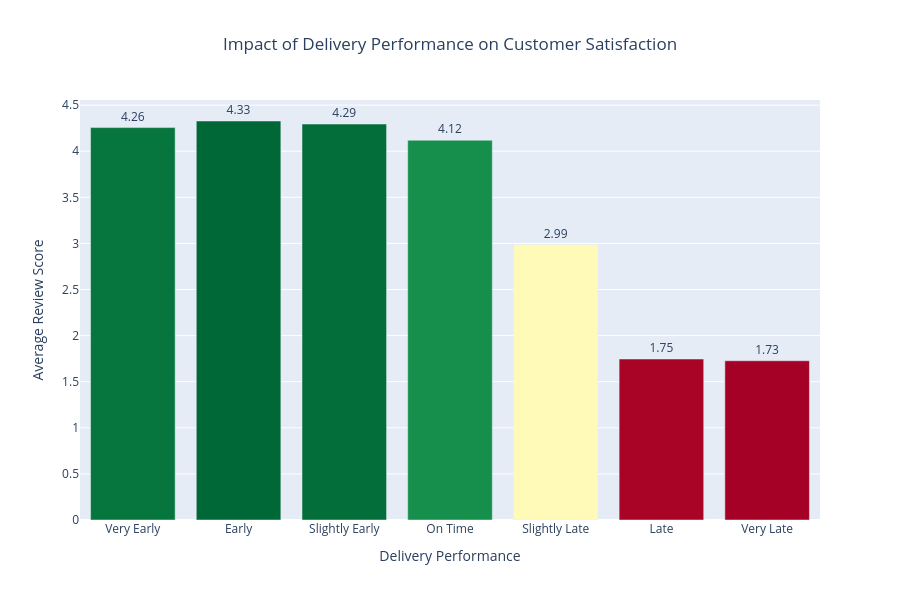

The notebook cell saved with this chart:
### Markdown cell above
# Dashboard Insights

The dashboard provides a comprehensive view of marketplace performance and helps answer key business questions:

* How is revenue changing over time?
* Which product categories generate the highest revenue and sales volume?
* Which categories represent premium, high-value purchases?
* How does delivery performance impact customer satisfaction?
* Which sellers contribute the most revenue to the marketplace?
* Which states generate the highest orders and revenue?
* Which regions have the highest customer spending per order?

The dashboard transforms raw e-commerce data into actionable insights, enabling data-driven decisions across sales, operations, customer experience, and marketplace growth.

### Code cell
#Customer Satisfaction vs Delivery Performance
fig = px.bar(
    review_delivery_analysis,
    x = "delivery_group",
    y = "review_score",
    color = "review_score",
    text = "review_score",
    title = "Impact of Delivery Performance on Customer Satisfaction",
    color_continuous_scale = "RdYlGn"
)

fig.update_traces(
    texttemplate = "%{text:0.2f}",
    textposition = "outside"
)

fig.update_layout(
    title_x = 0.5,
    xaxis_title = "Delivery Performance",
    yaxis_title = "Average Review Score",
    height = 600,
    coloraxis_showscale = False
)
fig.show()

### Figure 1 — Plotly figure (JSON) as saved in the notebook; plotly's stock layout.template omitted (floating-point values rounded to 4 significant figures)
{"data": [{"hovertemplate": "delivery_group=%{x}<br>review_score=%{marker.color}<extra></extra>", "legendgroup": "", "marker": {"color": [4.256, 4.328, 4.295, 4.119, 2.988, 1.746, 1.727], "coloraxis": "coloraxis", "pattern": {"shape": ""}}, "name": "", "orientation": "v", "showlegend": false, "text": [4.256, 4.328, 4.295, 4.119, 2.988, 1.746, 1.727], "textposition": "outside", "texttemplate": "%{text:0.2f}", "type": "bar", "x": ["Very Early", "Early", "Slightly Early", "On Time", "Slightly Late", "Late", "Very Late"], "xaxis": "x", "y": [4.256, 4.328, 4.295, 4.119, 2.988, 1.746, 1.727], "yaxis": "y"}], "layout": {"barmode": "relative", "coloraxis": {"autocolorscale": false, "colorbar": {"title": {"text": "review_score"}}, "colorscale": [[0, "rgb(165,0,38)"], [0.1, "rgb(215,48,39)"], [0.2, "rgb(244,109,67)"], [0.3, "rgb(253,174,97)"], [0.4, "rgb(254,224,139)"], [0.5, "rgb(255,255,191)"], [0.6, "rgb(217,239,139)"], [0.7, "rgb(166,217,106)"], [0.8, "rgb(102,189,99)"], [0.9, "rgb(26,152,80)"], [1, "rgb(0,104,55)"]], "showscale": false}, "height": 600, "legend": {"tracegroupgap": 0}, "title": {"text": "Impact of Delivery Performance on Customer Satisfaction", "x": 0.5}, "xaxis": {"anchor": "y", "domain": [0, 1], "title": {"text": "Delivery Performance"}}, "yaxis": {"anchor": "x", "domain": [0, 1], "title": {"text": "Average Review Score"}}}}
